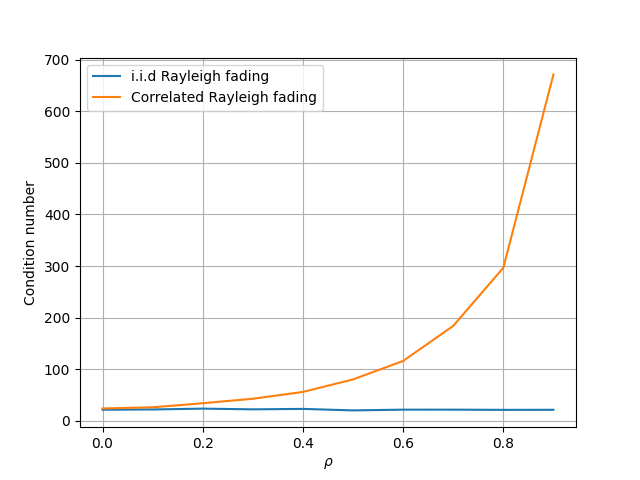

Recreate this plot in Python.
import numpy as np
from scipy.linalg import sqrtm
import matplotlib.pyplot as plt

# Parameters
rho = np.concatenate([np.arange(0, 1, 0.1)])  # rho values
Nr = 4
Nt = 4
samples = 1000

# Initialize results
avg_condition_independent = []
avg_condition_correlated = []

# Independent Rayleigh fading
for n in range(len(rho)):
    avg = 0
    for sample in range(samples):
        # Generate random H (i.i.d Rayleigh fading)
        H = np.sqrt(0.5) * (np.random.rand(Nr, Nt) + 1j * np.random.rand(Nr, Nt))
        singular_values = np.linalg.svd(H, compute_uv=False)  # Get singular values
        avg += max(singular_values) / min(singular_values)
    avg_condition_independent.append(avg / samples)

# Correlated Rayleigh fading
for n in range(len(rho)):
    avg = 0
    # Correlation matrix R
    R = np.array([
        [1, rho[n], rho[n]**2, rho[n]**3],
        [rho[n], 1, rho[n], rho[n]**2],
        [rho[n]**2, rho[n], 1, rho[n]],
        [rho[n]**3, rho[n]**2, rho[n], 1]
    ])
    R_sqrt = sqrtm(R)
    
    for sample in range(samples):
        # Generate random H
        H = np.sqrt(0.5) * (np.random.rand(Nr, Nt) + 1j * np.random.rand(Nr, Nt))
        
        correlated_H = np.dot(R_sqrt, np.dot(H, R_sqrt))  # Apply correlation
        singular_values = np.linalg.svd(correlated_H, compute_uv=False)
        avg += max(singular_values) / min(singular_values)
    avg_condition_correlated.append(avg / samples)

# Plot results
plt.figure()
plt.plot(rho, avg_condition_independent, label="i.i.d Rayleigh fading")
plt.plot(rho, avg_condition_correlated, label="Correlated Rayleigh fading")
plt.xlabel(r"$\rho$")
plt.ylabel("Condition number")
plt.legend()
plt.grid()
plt.show()
